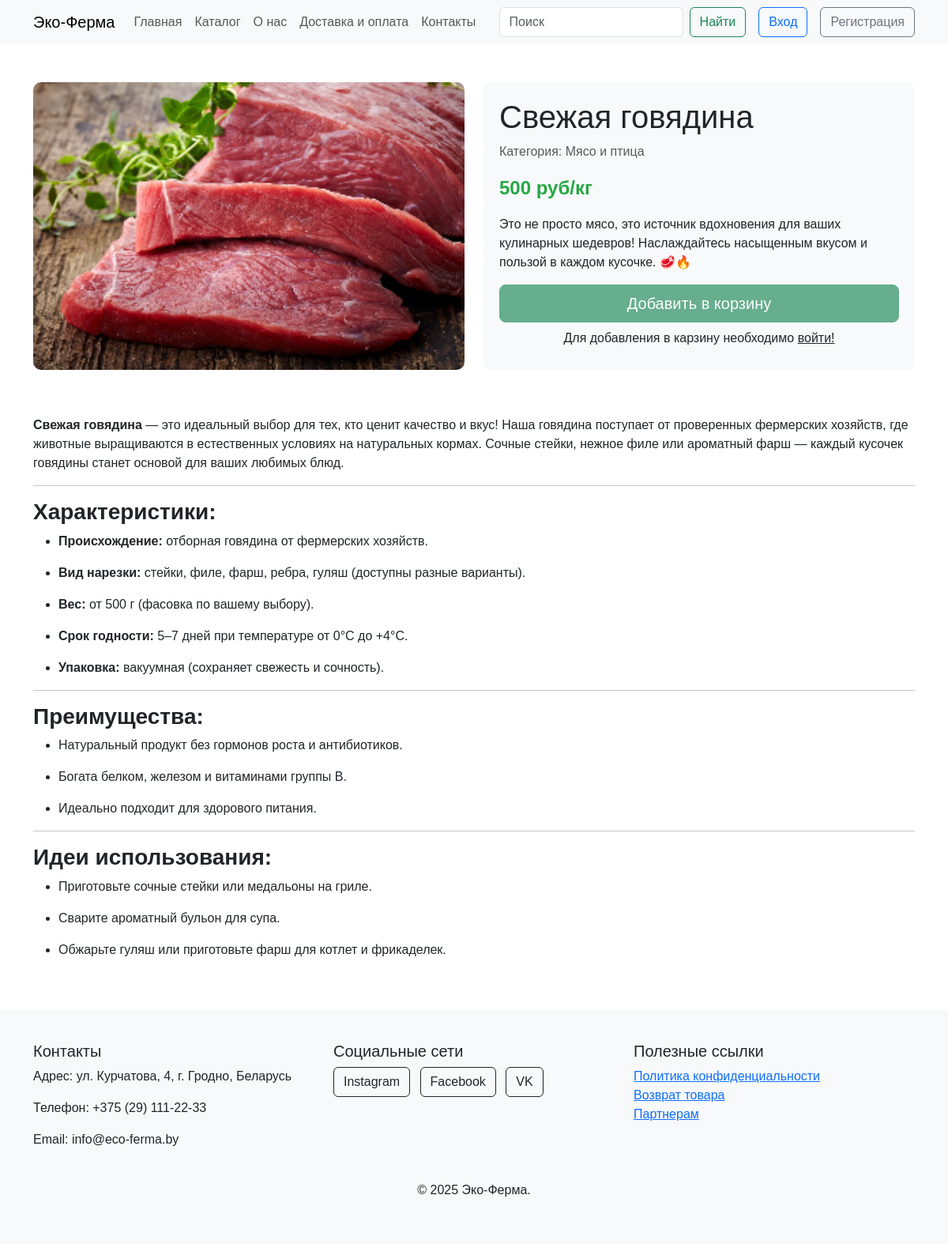
The page /product/5 on the database as committed earlier.
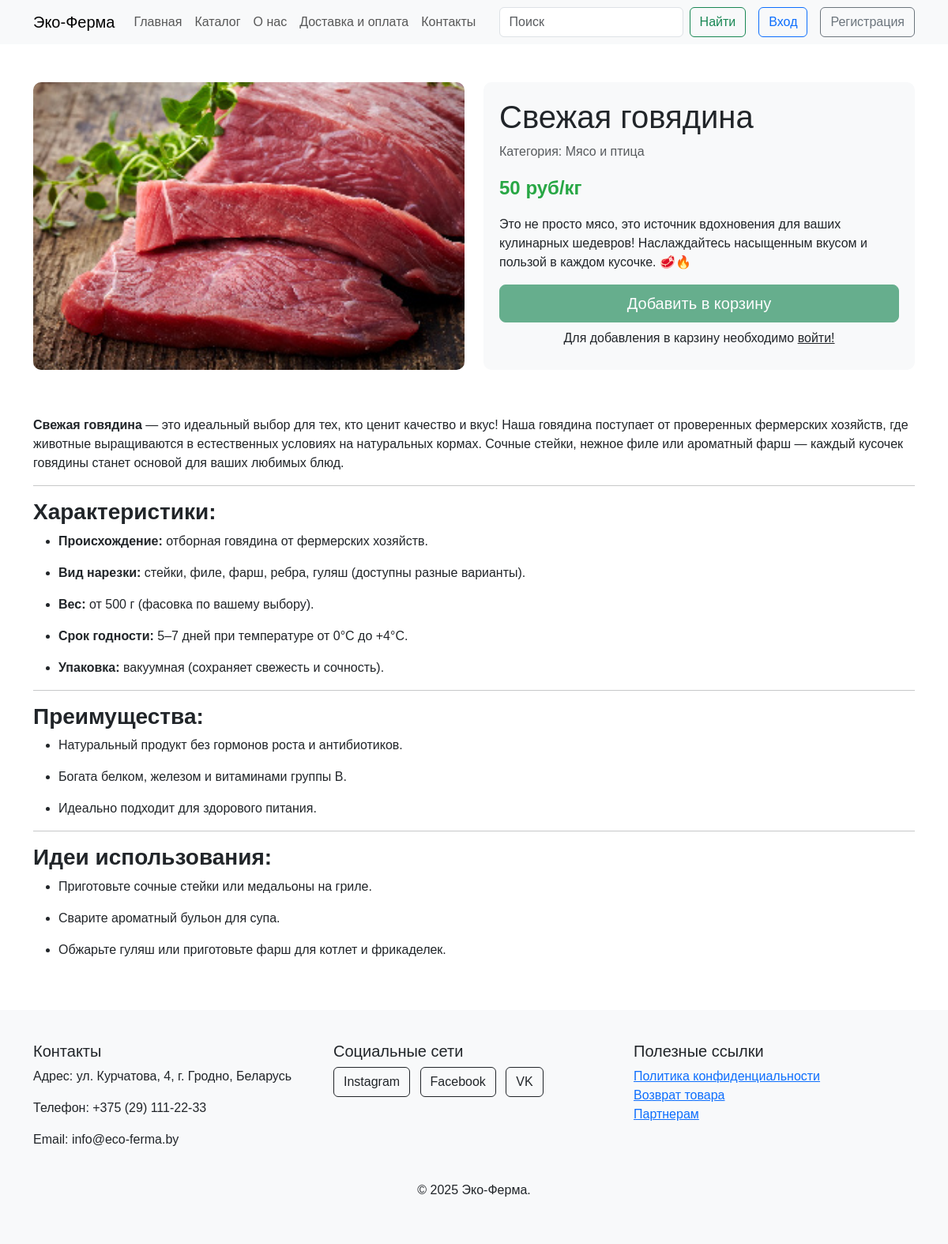
The same page on the database as committed later.
### app.py (models this page shows, shortened)
class Products(db.Model):
    id = db.Column(db.Integer,primary_key=True)
    title = db.Column(db.String(100))
    subText = db.Column(db.Text)
    text = db.Column(db.Text)
    image_name = db.Column(db.String(100))
    category = db.Column(db.String(100))
    price = db.Column(db.Integer)
    orders = db.relationship('Orders', backref='product', lazy=True)

### app.py (the view, shortened to what this page needs)
@app.route('/product/<int:id>', methods=['GET', 'POST'])
def product(id):
    product = Products.query.get(id)
    return render_template("product.html",product=product)

### app.py (called while the page is built, shortened)
@app.context_processor
def inject_order_count():
    order_count = 0
    return dict(order_count=order_count)

@app.context_processor
def inject_user():
    def get_user_name():
        if 'name' in session:
            return Users.query.filter_by(email=session['name']).first()
    return dict(active_user=get_user_name())

### templates/product.html (shortened to what this page needs)
{% extends 'base.html' %}
{% block main %}
  <div class="container my-5">
    <div class="row">
      <div class="col-md-6">
        <div class="product-images">
          <img src="../static/img/upload/{{product.image_name}}" alt="{{product.title}}" class="main-image">
        </div>
      </div>
      <div class="col-md-6">
        <div class="product-info">
          <h1>{{product.title}}</h1>
          <p class="text-muted">Категория: {{product.category}}</p>
          <p class="price">{{product.price}} {%if not product.title=="Свежее молоко"%}руб/кг{%else%}руб/л {%endif%}</p>
          <p>{{product.subText}}</p>
          {%if 'name' in session %}
          <form method="post" action="{{url_for('add_to_cart', id_user=active_user.id, id_product=product.id)}}">
            <div class="mb-3">
              <label for="quantity" class="form-label">Количество</label>
              <input type="number" name="count_products" class="form-control quantity" id="quantity" value="1" min="1">
            </div>
            <button type="submit" class="btn btn-success btn-lg w-100">Добавить в корзину</button>
            {%else%}
            <button type="submit" class="btn btn-success btn-lg w-100" disabled>Добавить в корзину</button>
            <p class="text-center my-2">Для добавления в карзину необходимо <a href="/login" class="link-dark">войти!</a> </p>
            {%endif%}
        </div>
      </div>
    </div>
    <div class="row mt-5">
      <div class="col">
        {% autoescape false %} {{product.text}} {% endautoescape %}
      </div>
    </div>
  </div>
  {% endblock %}

Rows that differ between the two databases and show on the page:
changed Products "Свежая говядина": price "500" → "50"
